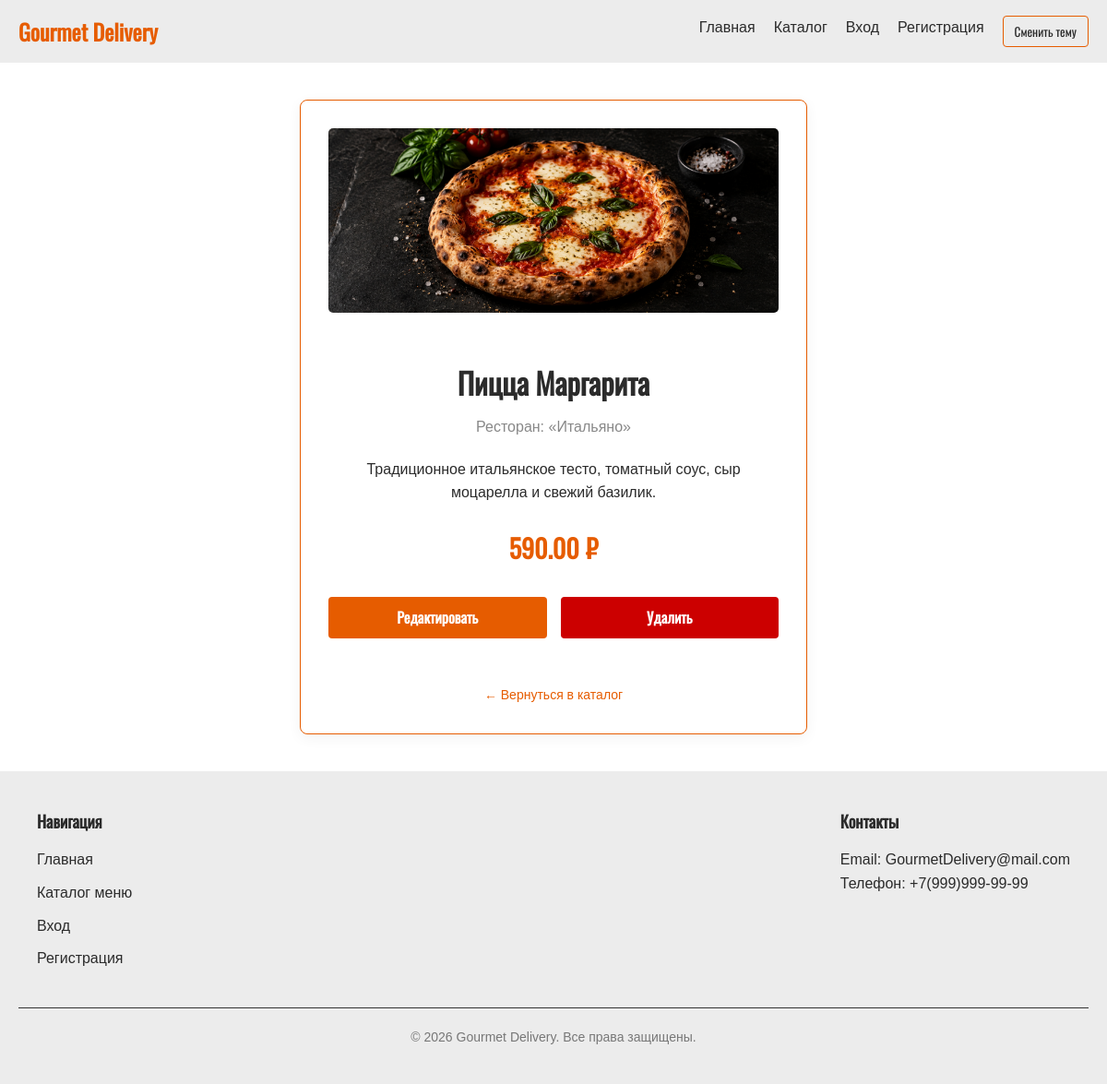
The app's page /dish/2/ with its own data.
### Delivery/models.py (models this page shows, shortened)
class Dish(models.Model):
    restaurant = models.ForeignKey(Restaurant, on_delete=models.CASCADE, related_name='dishes', verbose_name="Ресторан")
    title = models.CharField(max_length=255, verbose_name="Название блюда")
    description = models.TextField(blank=True, verbose_name="Описание")
    price = models.DecimalField(max_digits=10, decimal_places=2, verbose_name="Цена")
    image_name = models.CharField(max_length=100, blank=True, null=True, verbose_name="Имя файла картинки")

class Restaurant(models.Model):
    name = models.CharField(max_length=255, verbose_name="Название ресторана")

### Delivery/views.py (the view)
# urls.py: path('dish/<int:id>/', views.dish_detail_view, name='dish_detail'),
def dish_detail_view(request, id):
    dish = get_object_or_404(Dish, id=id)
    return render(request, 'Delivery/dish_detail.html', {'dish': dish})

### Delivery/templates/Delivery/dish_detail.html (shortened to what this page needs)
{% load static %}
<!DOCTYPE html>
<html lang="ru">
<head>
    <link rel="stylesheet" href="{% static 'style.css' %}">
</head>
<body>
    <header class="header">
        <div class="container header-container">
            <a href="{% url 'index' %}" class="logo">Gourmet Delivery</a>
            <nav class="nav">
                <a href="{% url 'index' %}" class="nav-link">Главная</a>
                <a href="{% url 'catalog' %}" class="nav-link">Каталог</a>
                <a href="{% url 'login' %}" class="nav-link">Вход</a>
                <a href="{% url 'register' %}" class="nav-link">Регистрация</a>
                <button id="theme-toggle" class="btn-theme">Сменить тему</button>
            </nav>
        </div>
    </header>
    <main class="page-content container main-flex-center-detail">
        <div class="form-wrapper form-wrapper-detail">
            <div class="detail-icon">
                {% if dish.image_name %}
                <img src="{% static 'assets/img/' %}{{ dish.image_name }}" alt="{{ dish.title }}" class="imgc">
                {% else %}
                <img src="{% static 'assets/img/Delivery.webp' %}" alt="Placeholder" class="imgc">
                {% endif %}
            </div>
            <h2 class="page-title detail-title">{{ dish.title }}</h2>
            <div class="restaurant-name detail-restaurant">
                Ресторан: «{{ dish.restaurant.name }}»
            </div>
            <p class="product-desc detail-desc">
                {{ dish.description }}
            </p>
            <div class="price detail-price">
                {{ dish.price }} ₽
            </div>
            <div class="detail-buttons-row">
                <a href="{% url 'dish_edit' dish.id %}" class="btn-primary btn-primary-edit">
                    Редактировать
                </a>
                <a href="{% url 'dish_delete' dish.id %}" class="btn-primary btn-primary-delete">
                    Удалить
                </a>
            </div>
            <div class="form-redirect wrapper-redirect-detail">
                <a href="{% url 'catalog' %}" class="link-redirect-back">← Вернуться в каталог</a>
            </div>
        </div>
    </main>
    <footer class="footer">
        <div class="container footer-container">
            <div class="footer-column">
                <h3>Навигация</h3>
                <ul class="footer-links">
                    <li><a href="{% url 'index' %}">Главная</a></li>
                    <li><a href="{% url 'catalog' %}">Каталог меню</a></li>
                    <li><a href="{% url 'login' %}">Вход</a></li>
                    <li><a href="{% url 'register' %}">Регистрация</a></li>
                </ul>
            </div>
            <div class="footer-column">
                <h3>Контакты</h3>
                <p>Email: GourmetDelivery@mail.com</p>
                <p>Телефон: +7(999)999-99-99</p>
            </div>
        </div>
        <div class="footer-bottom">
            © 2026 Gourmet Delivery. Все права защищены.
        </div>
    </footer>
</body>
</html>

### Delivery/static/style.css (style rules this page uses)
* { box-sizing: border-box; margin: 0; padding: 0; }
:root { --bg-color: #ffffff; --text-color: #2b2b2b; --header-bg: #ececec; --card-bg: #ffffff; --border-color: #e65c00; --primary-color: #e65c00; --primary-hover: #cc5200; --error-color: #cc0000; --footer-bg: #f8f9fa; --input-bg: #ffffff; }
body { font-family: 'Rob', Arial, sans-serif; background-color: var(--bg-color); color: var(--text-color); line-height: 1.6; transition: background-color 0.3s, color 0.3s; display: flex; flex-direction: column; min-height: 100vh; }
h1, h2, h3, .page-title, .logo { font-family: 'Osw', sans-serif; font-weight: 700; }
.container { width: 100%; max-width: 1200px; margin: 0 auto; padding: 0 20px; }
.header { background-color: var(--header-bg); padding: 15px 0; }
.header-container { display: flex; justify-content: space-between; align-items: center; }
.logo { font-size: 24px; color: var(--primary-color); text-decoration: none; }
.nav { display: flex; gap: 20px; }
.nav-link { color: var(--text-color); text-decoration: none; font-weight: 500; }
.btn-theme { font-family: 'Osw', sans-serif; background: none; border: 1px solid var(--primary-color); color: var(--text-color); padding: 6px 12px; cursor: pointer; border-radius: 4px; }
.imgc { height: 200px; width: 100%; object-fit: cover; border-radius: 5px; }
.btn-primary { font-family: 'Osw', sans-serif; display: inline-block; background-color: var(--primary-color); color: #ffffff; text-decoration: none; padding: 12px 24px; border-radius: 4px; font-weight: bold; margin-bottom: 25px; }
.page-content { padding: 40px 20px; }
.page-title { margin-bottom: 30px; text-align: center; font-size: 32px; }
.restaurant-name { font-size: 14px; color: #888888; margin-bottom: 10px; }
.product-desc { font-size: 14px; margin-bottom: 20px; flex: 1; overflow-wrap: break-word; word-break: break-word; }
.price { font-family: 'Osw', sans-serif; font-size: 20px; font-weight: bold; }
.form-wrapper { width: 100%; max-width: 400px; background-color: var(--card-bg); border: 1px solid var(--border-color); padding: 30px; border-radius: 8px; box-shadow: 0 4px 15px rgba(0, 0, 0, 0.05); }
.form-redirect { text-align: center; margin-top: 20px; font-size: 14px; }
.form-redirect a { color: var(--primary-color); text-decoration: none; }
.footer { background-color: var(--header-bg); color: #ffffff; padding: 40px 20px; font-family: sans-serif; }
.footer-container { max-width: 1200px; margin: 0 auto; display: flex; flex-wrap: wrap; justify-content: space-between; gap: 30px; }
.footer-column h3 { font-size: 18px; margin-bottom: 15px; color: var(--text-color); }
.footer-column p { color: var(--text-color); }
.footer-links { list-style: none; padding: 0; margin: 0; }
.footer-links li { margin-bottom: 10px; }
.footer-links a { color: var(--text-color); text-decoration: none; transition: color 0.3s ease; }
.footer-bottom { max-width: 1200px; margin: 30px auto 0; padding-top: 20px; border-top: 1px solid #333333; text-align: center; color: #777777; font-size: 14px; }
.main-flex-center-detail { min-height: 65vh; display: flex; justify-content: center; align-items: center; }
.form-wrapper-detail { max-width: 550px; width: 100%; }
.btn-primary-delete { flex: 1; text-align: center; padding: 10px; background-color: var(--error-color); }
.btn-primary-edit { flex: 1; text-align: center; padding: 10px; }
.link-redirect-back { color: var(--text-color); text-decoration: none; }
.detail-icon { font-size: 64px; text-align: center; margin-bottom: 20px; }
.detail-title { margin-bottom: 10px; }
.detail-restaurant { text-align: center; font-size: 16px; margin-bottom: 20px; }
.detail-desc { font-size: 16px; text-align: center; margin-bottom: 25px; }
.detail-price { text-align: center; font-size: 28px; color: var(--primary-color); margin-bottom: 30px; }
.detail-buttons-row { display: flex; gap: 15px; }
.wrapper-redirect-detail { text-align: center; margin-top: 25px; }

### records on screen
Dish: image_name (picture), title "Пицца Маргарита", restaurant.name "Итальяно", description "Традиционное итальянское тесто, томатный соус, сыр моцарелла и свежий базилик.", price "590.00"
